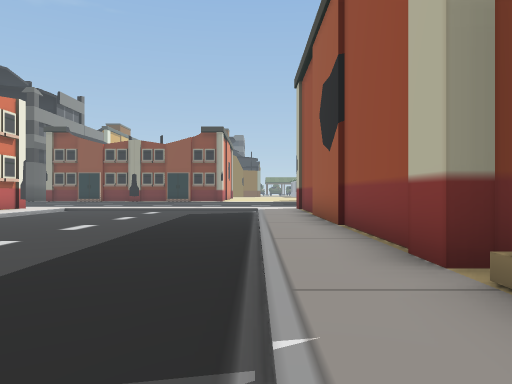
View 1 (above)

24 first-person views from a walk through a scene from a Unity 3-D project. The camera is 1.4 m above the floor, looks level and sees 70° across. The floor is counted in squares, 2 m on a side. Each view is taken from the middle of a square. On the plan, view 1 faces up. The plan holds only what a view shows up to about 11 squares ahead; the rest is blank. The place goes on beyond the plan.

View 2
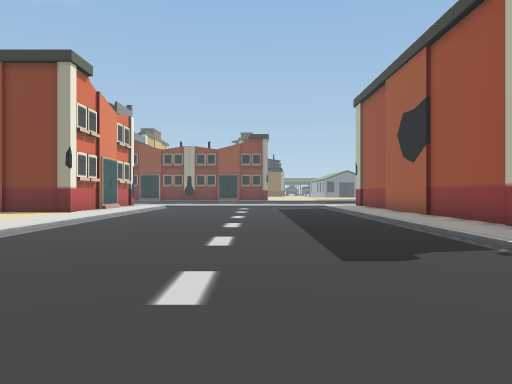

View 3
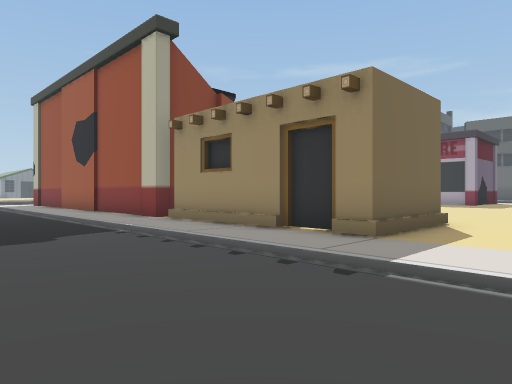

View 4
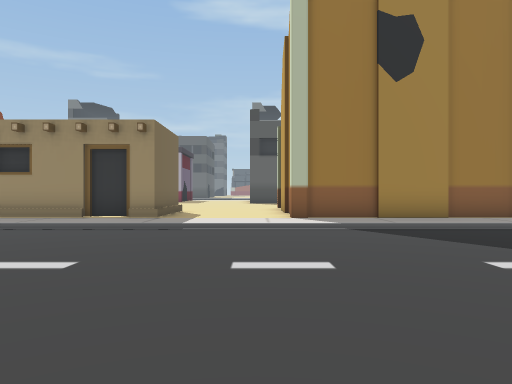

View 5
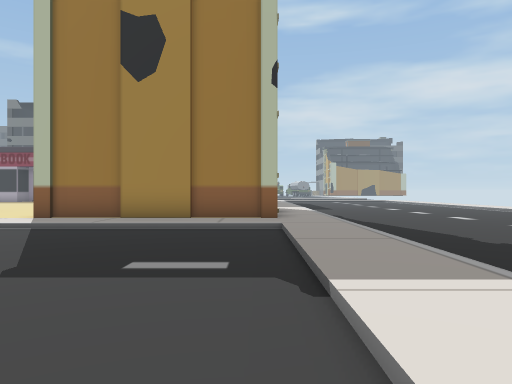

View 6
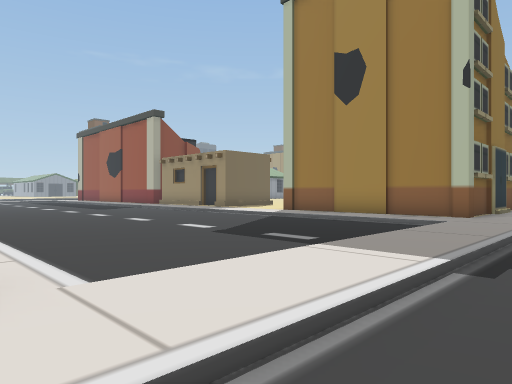

View 7
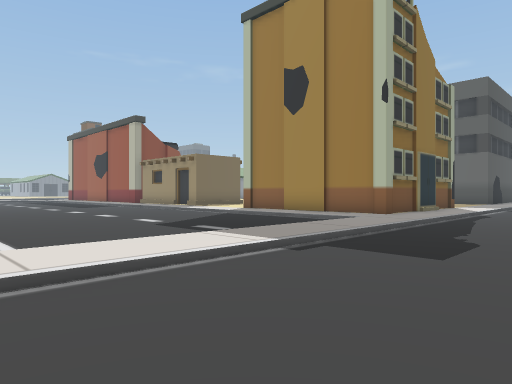

View 8
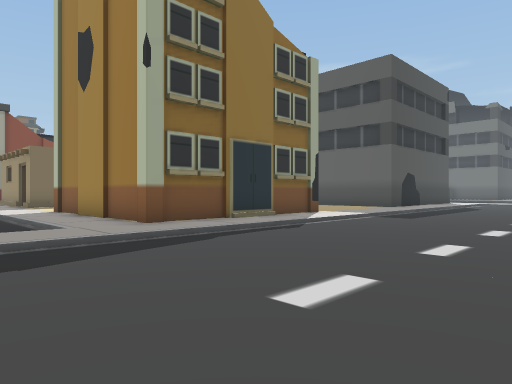

View 9
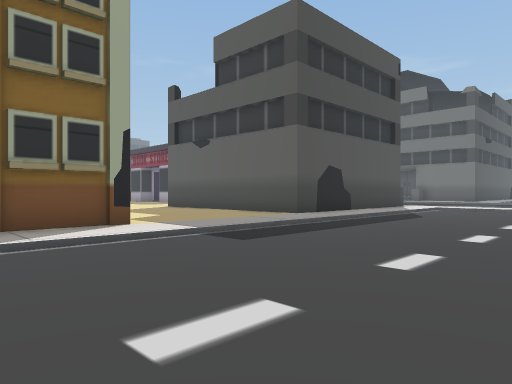

View 10
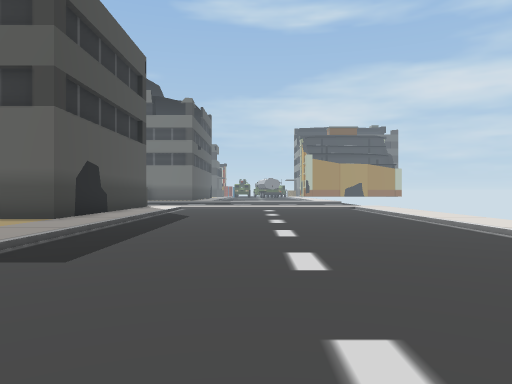

View 11
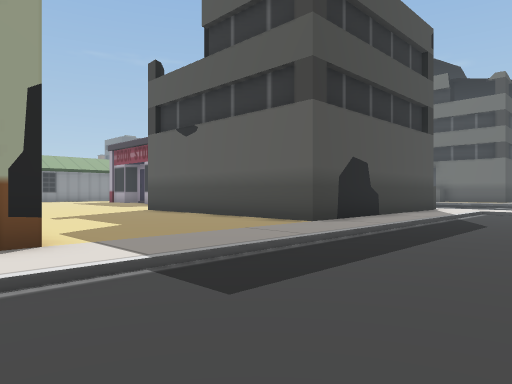

View 12
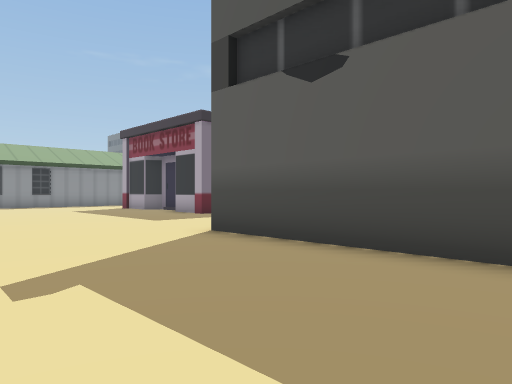

View 13
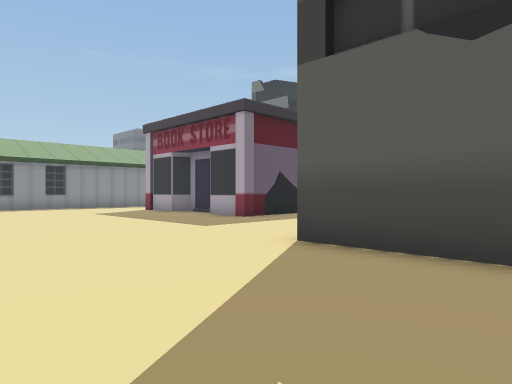

View 14
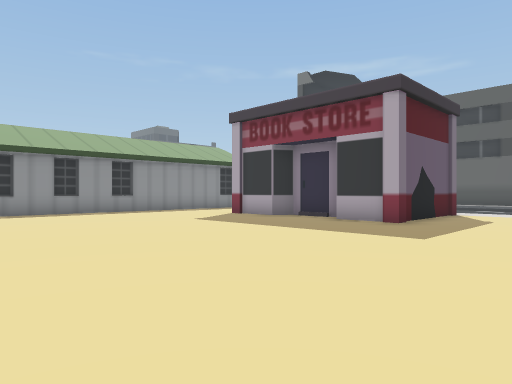

View 15
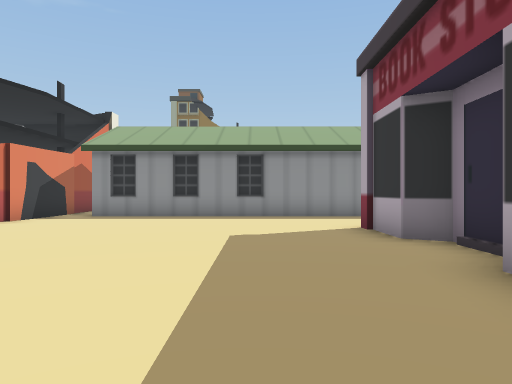

View 16
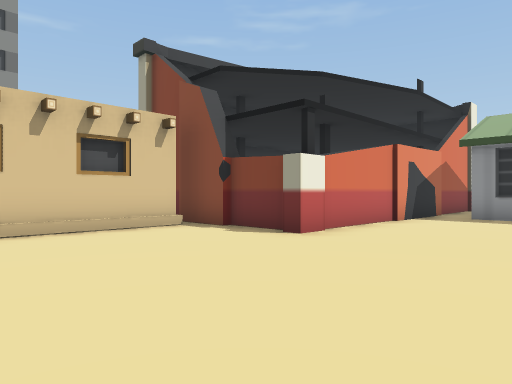

View 17
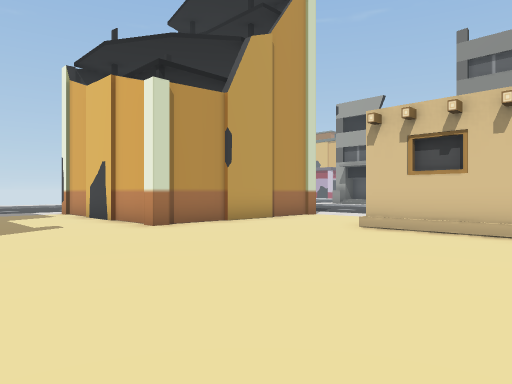

View 18
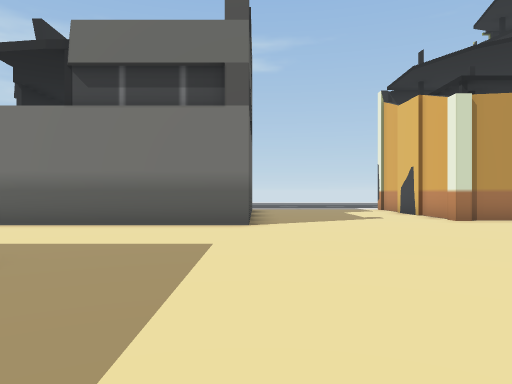

View 19
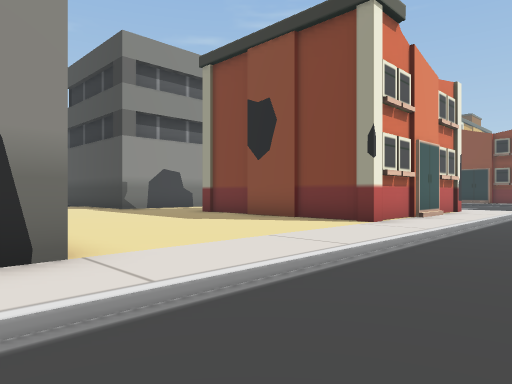

View 20
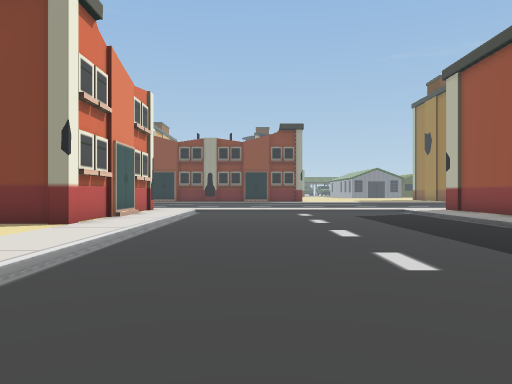

View 21
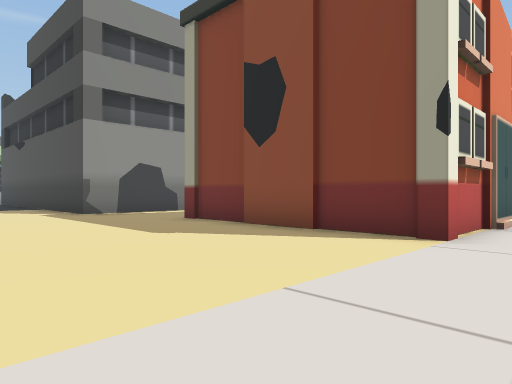

View 22
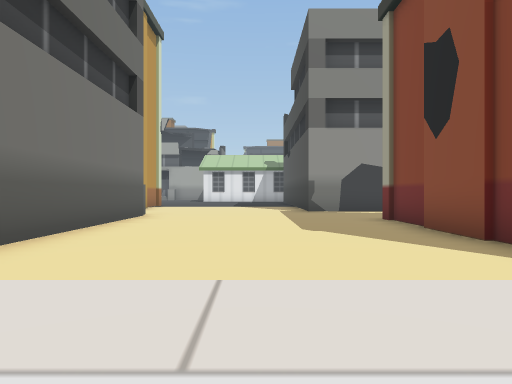

View 23
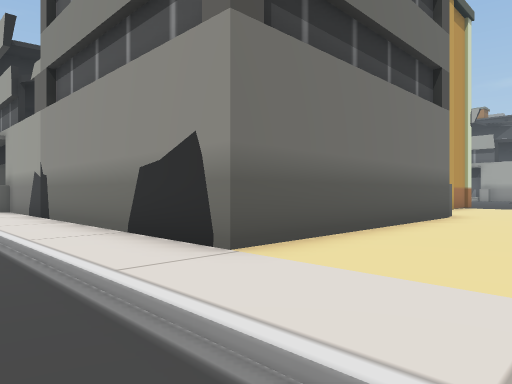

View 24
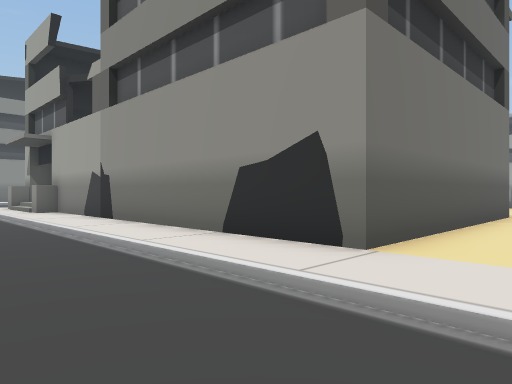

### Floor plan
Key: @ floor where view 1 was taken; # wall or solid block; . main floor; - floor 0.25 m lower than the main floor; / step, stairs or slope; O other object.
Columns run from 17 left of view 1 to 17 right of it. Each row starts with its distance up from view 1.
 12         #./------/.#
 11         #./------/.#
 10         #./------/.#    #.
  9 #.      #./------/.#    #.########
  8 #..######./------/.#    #.........
  7 #........./------/.#    #........
  6 ........../------/.#    #........
  5 ........../------/.#    #.......#
  4 ........../------/.#    #.......##
  3 ........../------/.######........#
  2 .########./------/.###...........#
  1         #./------/.O O..........##
  0         #./------@.###..........###
 -1         #./------/.###.............
 -2         #./------/.###.............
 -3         #./------/................
 -4         #./------/.................
 -5         #./------/...........######
 -6         #./------/.######....#
 -7         #./------/.#    #....#
 -8         ##/------/.#    #....#
 -9          //------/.#    #....#
-10           /------/.#    #....#
-11           /------/.######....######
-12          ..........................
-13          //////////////////////////
-14          --------------------------
-15          --------------------------
-16          ----  --------------------
-17                ------------------
-18                ---- -------------
-19                          --------
-20                           ///////
-21                             .....

Where each view was taken, in squares from view 1:
view 1: 0 up, 0 right, facing up
view 2: 3 down, 3 left, facing up
view 3: 5 down, 3 left, facing up-right
view 4: 5 down, 7 left, facing right
view 5: 11 down, 7 left, facing right
view 6: 14 down, 8 left, facing up-right
view 7: 16 down, 8 left, facing up-right
view 8: 18 down, 2 left, facing up-right
view 9: 18 down, 4 right, facing up-right
view 10: 16 down, 4 right, facing right
view 11: 16 down, 6 right, facing up-right
view 12: 10 down, 8 right, facing up-right
view 13: 8 down, 8 right, facing up-right
view 14: 4 down, 7 right, facing up-right
view 15: 2 down, 13 right, facing up
view 16: 2 down, 11 right, facing up-left
view 17: 1 up, 11 right, facing down-left
view 18: 3 up, 12 right, facing down
view 19: 1 up, 5 left, facing up-left
view 20: 1 up, 5 left, facing up
view 21: 3 up, 7 left, facing up-left
view 22: 5 up, 6 left, facing left
view 23: 5 up, 6 left, facing down-left
view 24: 4 up, 5 left, facing down-left
